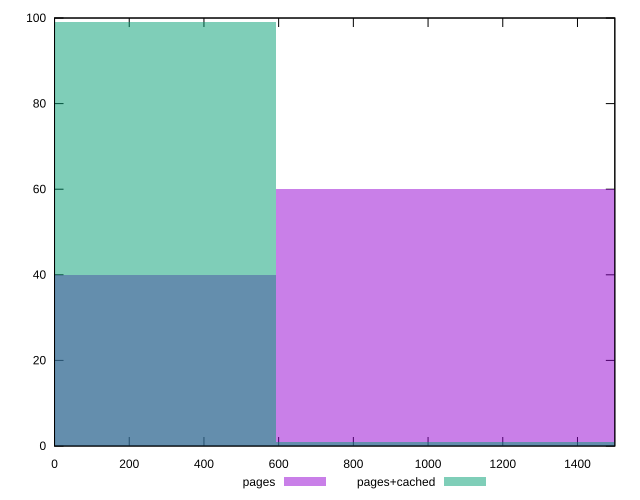

gnuplot code for this plot:
reset

$pages <<EOF
1185.4389096687926 60
0 40
EOF

$pagesCached <<EOF
1185.4389096687926 1
0 99
EOF

set key outside below
set boxwidth 1185.4389096687926
set xrange [0:1500]
set yrange [0:100]
set trange [0:100]
set style fill transparent solid 0.5 noborder
set terminal svg size 640, 500 enhanced background rgb 'white'
set output "report_00009_2021-02-08T22-37-41.559Z/offscreen-images/comparison/histogram/0_vs_1.svg"

plot $pages title "pages" with boxes, \
     $pagesCached title "pages+cached" with boxes

reset
